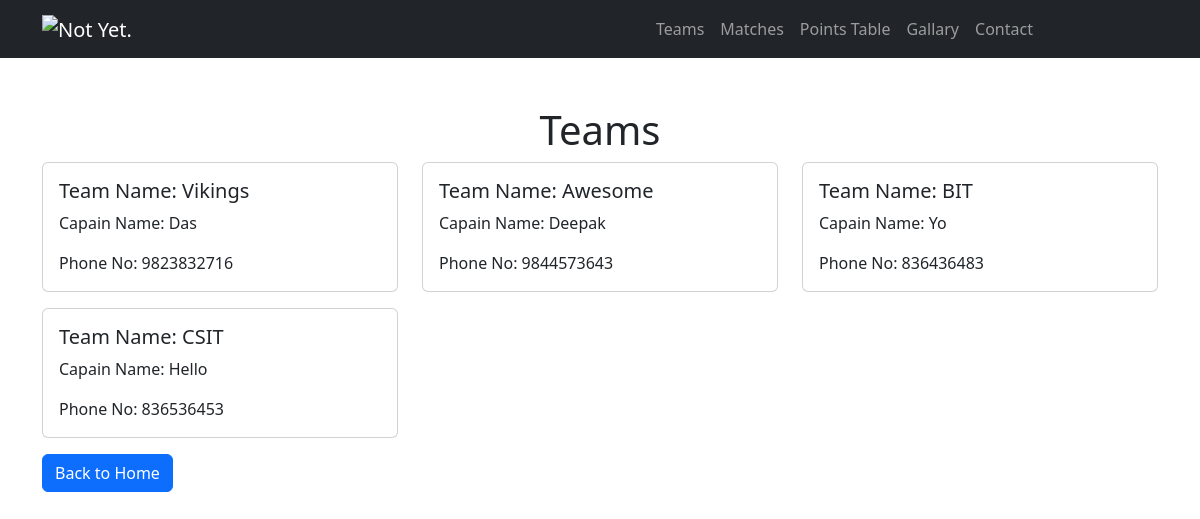
Screenshot of /teams/ with the database file from the repository.
### tournaments/models.py (models this page shows, shortened)
class Team(models.Model):
    name = models.CharField(max_length=100)
    captain_name = models.CharField(max_length=100)
    captain_phone_number = models.CharField(max_length=15)
    points = models.IntegerField(default=0)

### tournaments/views.py (the view)
# urls.py: path('teams/', views.teams),
def teams (request):
    teams = Team.objects.all()
    return render(request, 'teams.html', {'teams': teams} )

### tournaments/templates/teams.html
{% extends 'base.html' %}
{% block content %}
{% load static %}
<div class="container mt-5">
    <h1 class="text-center">Teams</h1>
    <div class="row">
        {% for team in teams %}
        <div class="col-md-4">
            <div class="card mb-3">
                <div class="card-body">
                    <h5 class="card-title">Team Name: {{ team.name | capfirst}}</h5>
                    <p class="card-text">Capain Name: {{ team.captain_name | capfirst}}</p>
                    <p class="card-text">Phone No: {{ team.captain_phone_number }}</p>
                </div>
            </div>
        </div>
        {% endfor %}
    </div>
    <a class="btn btn-primary" href="/">Back to Home</a>
</div>
{% endblock %}

### rows the page displays
Team: name "Vikings", captain_name "Das", captain_phone_number "9823832716"
Team: name "Awesome", captain_name "Deepak", captain_phone_number "9844573643"
Team: name "BIT", captain_name "Yo", captain_phone_number "836436483"
Team: name "CSIT", captain_name "Hello", captain_phone_number "836536453"
